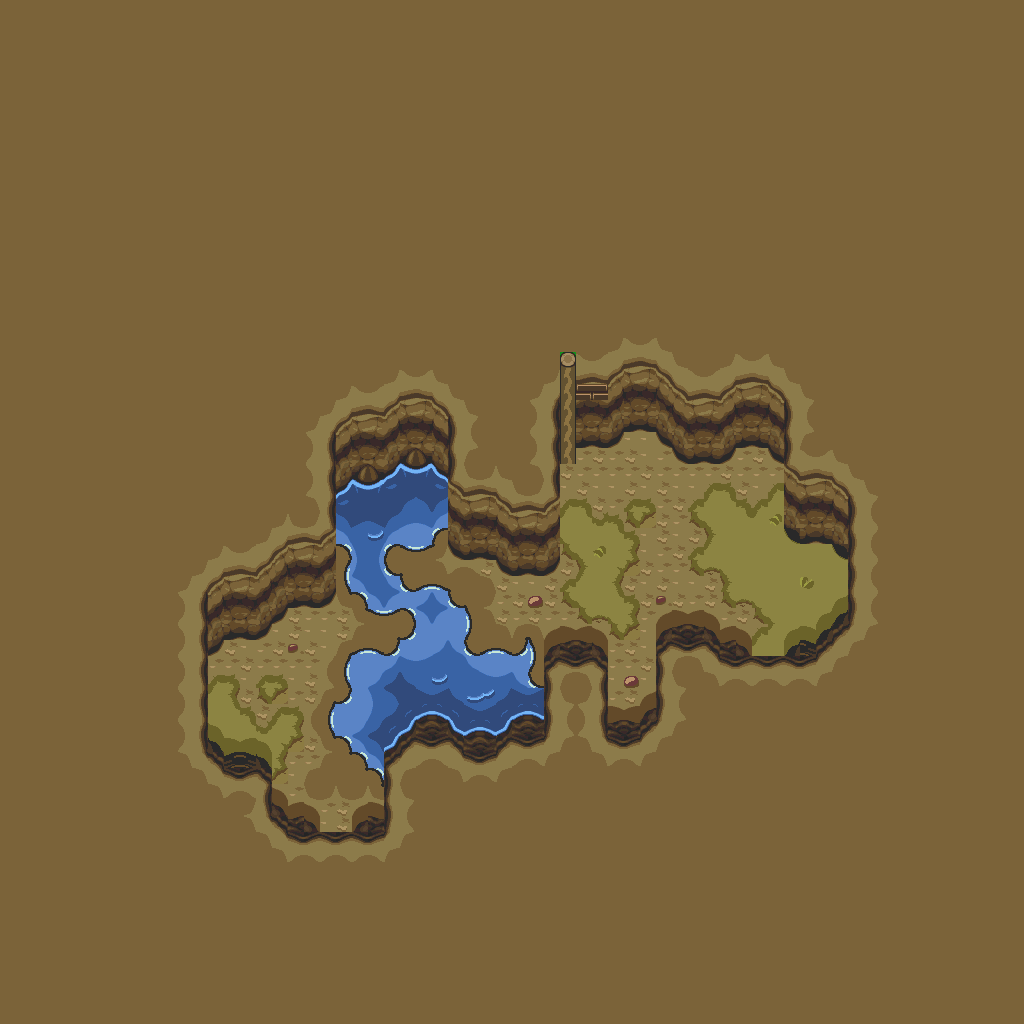

This game map was drawn from its Tiled (.tmx) file and the tilesets committed beside it. A one-line description and the trimmed map source follow:
An orthogonal 64x64 tile map with 16x16 px tiles, 1 tile layer (base), 2 hidden layers not drawn and 3 objects.

<map version="1.10" tiledversion="1.12.1" orientation="orthogonal" renderorder="right-down" width="64" height="64" tilewidth="16" tileheight="16" infinite="0" nextlayerid="4" nextobjectid="4">
 <tileset firstgid="1" source="../classiciphone_pics4.tsx" />
 <layer id="1" name="base" width="64" height="64">
  <data>[4096 cells, 4096 non-empty, 151 distinct tile ids]</data>
 </layer>
 <layer id="2" name="collision" width="64" height="64" visible="0">
  <properties><property name="collision" value="true" /></properties>
  <data>[4096 cells, 256 non-empty, 1 distinct tile ids]</data>
 </layer>
 <layer id="3" name="water" width="64" height="64" visible="0">
  <properties><property name="terrain" value="water" /></properties>
  <data>[4096 cells, 79 non-empty, 1 distinct tile ids]</data>
 </layer>
 <objectgroup id="4" name="npcs">
  <object id="1" x="592.0" y="400.0" width="16" height="16">
   <properties>
    <property name="gani" value="lampanimation.mng" />
    <property name="script" type="string">-- Auto-converted from GraalScript
-- // NPC made by Stefan Knorr
-- [CLIENT-SIDE — server no-op]
-- if (created) {
-- y = 24.5;
-- setimgpart lampanimation.mng,0,0,20,36;
-- dontblock;
-- }</property>
   </properties>
  </object>
  <object id="2" x="528.0" y="352.0" width="16" height="16">
   <properties>
    <property name="gani" value="light2.png" />
    <property name="script" type="string">-- Auto-converted from GraalScript
-- // NPC made by Stefan Knorr
-- if (created) {
-- setimg light2.png;
self.dontblock = true
end
-- [CLIENT-SIDE — server no-op]
-- if (playerenters) {
-- setzoomeffect 3;
-- setcoloreffect 1,.6,0,0.5;
-- drawaslight;
-- }</property>
   </properties>
  </object>
  <object id="3" x="464.0" y="432.0" width="16" height="16">
   <properties>
    <property name="script" type="string">-- Auto-converted from GraalScript
-- // NPC made by maximus_asinus
-- [CLIENT-SIDE — server no-op]
-- if (playerenters || timeout) {
-- timeout = .05;
-- seteffect 0,0,0,.75;
-- }</property>
   </properties>
  </object>
 </objectgroup>
</map>
